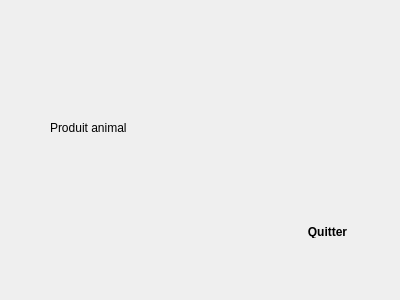
<?xml version="1.0" encoding="UTF-8"?>
<ui version="4.0">
 <class>produitanimal</class>
 <widget class="QDialog" name="produitanimal">
  <property name="geometry">
   <rect>
    <x>0</x>
    <y>0</y>
    <width>400</width>
    <height>300</height>
   </rect>
  </property>
  <property name="windowTitle">
   <string>Dialog</string>
  </property>
  <widget class="QPushButton" name="pushButton">
   <property name="geometry">
    <rect>
     <x>290</x>
     <y>220</y>
     <width>75</width>
     <height>23</height>
    </rect>
   </property>
   <property name="styleSheet">
    <string notr="true">color: &quot;red&quot;;

padding: 5px;
border-radius: 5px;

font-weight: bold;
</string>
   </property>
   <property name="text">
    <string>Quitter</string>
   </property>
  </widget>
  <widget class="QLabel" name="label">
   <property name="geometry">
    <rect>
     <x>50</x>
     <y>120</y>
     <width>171</width>
     <height>16</height>
    </rect>
   </property>
   <property name="text">
    <string>Produit animal</string>
   </property>
  </widget>
 </widget>
 <resources/>
 <connections>
  <connection>
   <sender>pushButton</sender>
   <signal>clicked()</signal>
   <receiver>produitanimal</receiver>
   <slot>accept()</slot>
   <hints>
    <hint type="sourcelabel">
     <x>327</x>
     <y>228</y>
    </hint>
    <hint type="destinationlabel">
     <x>486</x>
     <y>246</y>
    </hint>
   </hints>
  </connection>
 </connections>
</ui>
